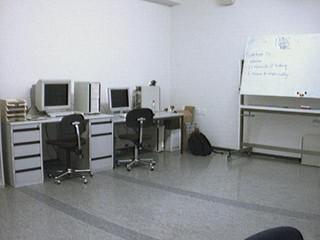
#> input picture RedChair/advbgst1_21_0004.jpg, 320 x 240 px; its folder holds 4 pictures in this run; the run also reads 3 pictures not shown here
$ python test.py
#> lines starting #> are read from the running program, lines starting #| are printed output that depends on the picture
import cv2
import numpy as np
import os
import scipy.signal as sp
import matplotlib.pyplot as plt

DIR = "RedChair"
images = [
    os.path.join(DIR, f)
    for f in sorted(os.listdir(DIR))
    if f.endswith(".jpg")
]

colour = [cv2.imread(f) for f in images]
#> colour = 4 items
gray = [cv2.imread(f, 0) for f in images]
#> gray = 4 items

gray = [cv2.GaussianBlur(i, (5, 5), 5) for i in gray]

f = []
fg = []

p1DH = np.array([[-0.5, 0, 0.5]])
p1DV = p1DH.T
p3DH = np.array([[-1, 0, 1], [-1, 0, 1], [-1, 0, 1]])
p3DV = p3DH.T
p5DH = np.array([[-2, -1, 0, 1, 2], [-2, -1, 0, 1, 2], [-2, -1, 0, 1, 2], [-2, -1, 0, 1, 2], [-2, -1, 0, 1, 2]])
p5DV = p5DH.T

for i in range(len(gray) - 1):
    diff = cv2.absdiff(gray[i], gray[i + 1])

    # kernel = np.ones((3, 3), np.float32) / 9              # Medium success with this one
    kernel = np.ones((5, 5), np.float32) / 25             # Low success with this one

    diff1 = sp.convolve2d(diff, p1DH, mode="same", boundary="fill", fillvalue=0)
    diff2 = sp.convolve2d(diff, p1DV, mode="same", boundary="fill", fillvalue=0)
    diff = diff1 + diff2

    diff = sp.convolve2d(diff, kernel, mode="same", boundary="fill", fillvalue=0)

    diff = cv2.GaussianBlur(diff, (5,5), 5)

    diff = np.uint8(diff)
    # thresh = cv2.threshold(diff, 50, 255, cv2.THRESH_BINARY + cv2.THRESH_OTSU)[1]
    thresh = cv2.threshold(diff, 20, 255, cv2.THRESH_BINARY)[1]

    fg.append(thresh)

    col = colour[i].copy()
    col[thresh == 255] = [0, 255, 0]

    f.append(col)
    cv2.imshow("image", col)
    cv2.imshow("thresh", thresh)
    if cv2.waitKey(60) & 0xFF == ord("q"):
        break
#> this loop made 1 pass; (key q is pressed on pass 1)
#> pass 1, `diff = cv2.absdiff(gray[i], gray[i + 1])`:
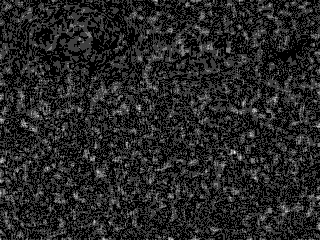
#> diff: shape (240, 320); min 0, max 4, mean 0.6; drawn with min black and max white
#> pass 1, `diff1 = sp.convolve2d(diff, p1DH, mode="same", boundary="fill", fillva..`:
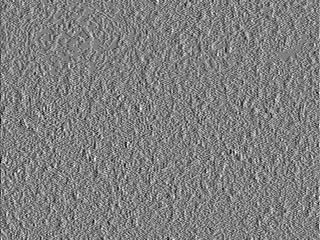
#> diff1: shape (240, 320) float64; min -1.5, max 1.5, mean 5.21e-05; drawn with min black and max white
#> pass 1, `diff2 = sp.convolve2d(diff, p1DV, mode="same", boundary="fill", fillva..`:
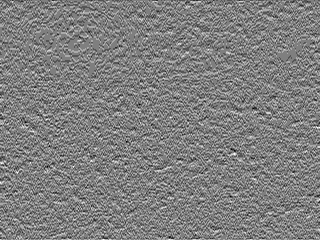
#> diff2: shape (240, 320) float64; min -1.5, max 1.5, mean -0.000443; drawn with min black and max white
#> pass 1, `diff = diff1 + diff2`:
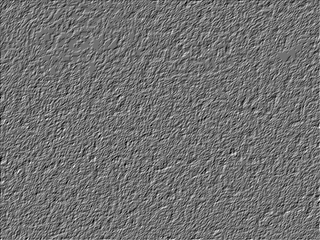
#> diff: shape (240, 320) float64; min -2, max 2.5, mean -0.000391; drawn with min black and max white
#> col is the input picture: shape (240, 320, 3); mean B, G, R 157.8, 154.6, 151.5
#> after the loop: diff: shape (240, 320); every value is 0
#> after the loop, f = 1 item; fg = 1 item

# [14 lines of commented-out code are left out]
